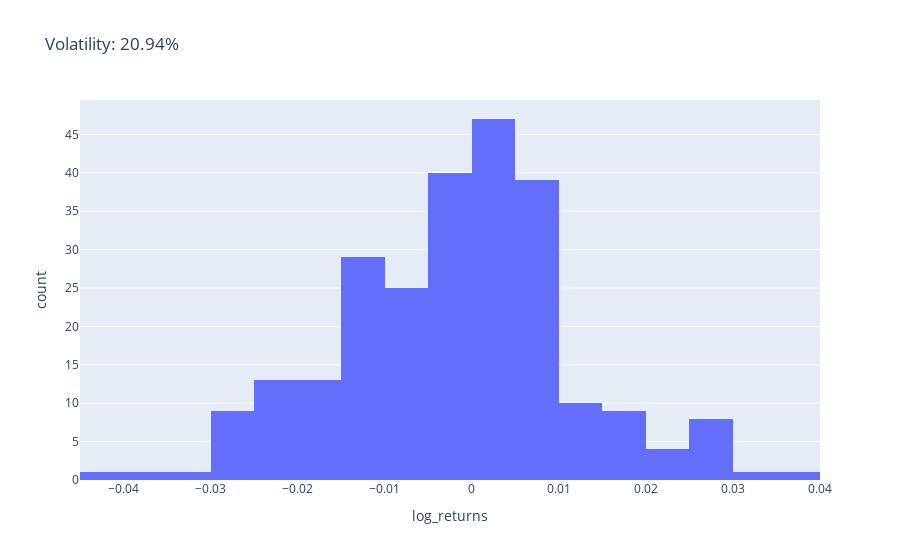

Notebook cell for this chart:
### Code cell
volatility = calc_volatility(df_microsoft, "2021-01-01", "2021-12-31", 252)
str_vol = str(round(volatility, 4) * 100)

fig = px.histogram(
    df_microsoft, x="log_returns", title="Volatility: " + str_vol + "%"
)

fig.show()

### Figure 1 — Plotly figure (JSON) as saved in the notebook; plotly's stock layout.template omitted (floating-point values rounded to 4 significant figures; data arrays with more than 128 entries replaced by an {"elided": "..."} marker saying what was removed)
{"data": [{"alignmentgroup": "True", "bingroup": "x", "hovertemplate": "log_returns=%{x}<br>count=%{y}<extra></extra>", "legendgroup": "", "marker": {"color": "#636efa", "pattern": {"shape": ""}}, "name": "", "offsetgroup": "", "orientation": "v", "showlegend": false, "type": "histogram", "x": {"elided": "252 float values"}, "xaxis": "x", "yaxis": "y"}], "layout": {"barmode": "relative", "legend": {"tracegroupgap": 0}, "title": {"text": "Volatility: 20.94%"}, "xaxis": {"anchor": "y", "domain": [0, 1], "title": {"text": "log_returns"}}, "yaxis": {"anchor": "x", "domain": [0, 1], "title": {"text": "count"}}}}
